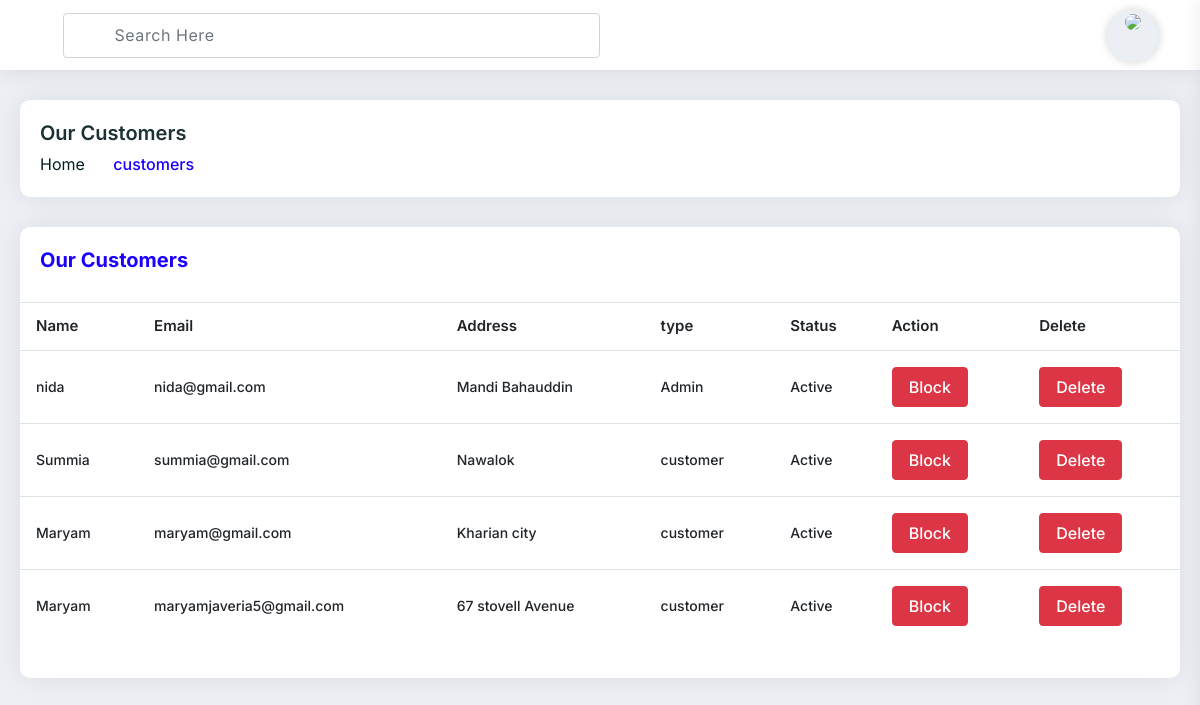
The app's page /dashboardcustomers/, older data.
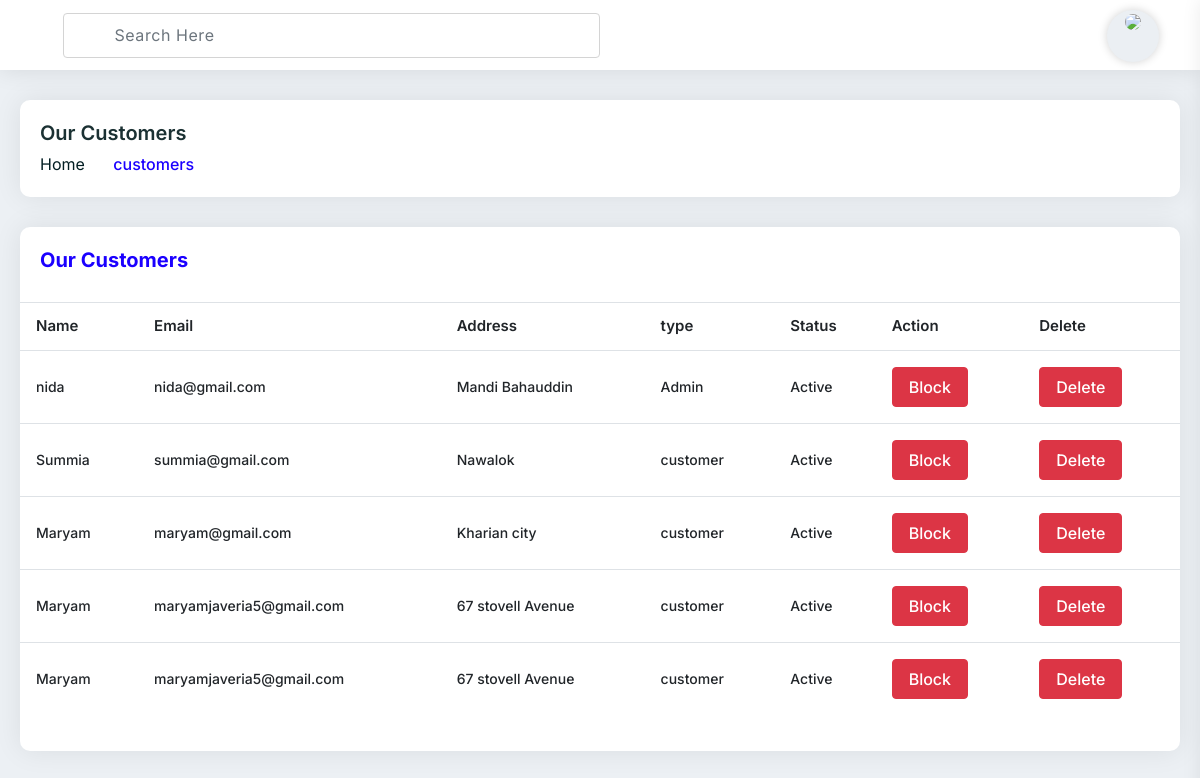
The same page, newer data.
### clientapp/models.py (models this page shows, shortened)
class User(models.Model):
    fullname=models.TextField(max_length=100)
    email=models.EmailField(max_length=100)
    password=models.CharField(max_length=100)
    address=models.CharField(max_length=200)
    image=models.FileField(upload_to="upload/profile",default="abc")
    type=models.CharField(max_length=100 , default="customer")
    status=models.CharField(max_length=100,default="Active")

### AdminApp/views.py (the view)
# urls.py: path('dashboardcustomers/',dashboardcustomers,name="dashboardcustomers"),
def dashboardcustomers(request):
    user=User.objects.all()
    return render(request,"customers.html",{"user":user})

### clientapp/context_processor.py (called while the page is built)
def user_profile_image(request):
    user = None
    if 'id' in request.session:
        try:
            user = User.objects.get(id=request.session['id'])
        except User.DoesNotExist:
            pass
    return {'user': user}

### AdminApp/templates/customers.html (shortened to what this page needs)
{% extends "dashboardheader.html" %}
{% load static %}
{% block start %}
<div class="main-container">
    <div class="pd-ltr-20 xs-pd-20-10">
        <div class="min-height-200px">
            <div class="page-header">
                <div class="row">
                    <div class="col-md-6 col-sm-12">
                        <div class="title">
                            <h4>Our Customers</h4>
                        </div>
                        <nav aria-label="breadcrumb" role="navigation">
                            <ol class="breadcrumb">
                                <li class="breadcrumb-item"><a href="/dashboard/">Home</a></li>
                                <li class="breadcrumb-item active" aria-current="page">customers</li>
                            </ol>
                        </nav>
                    </div>
                </div>
            </div>
            <div class="card-box mb-30">
                <div class="pd-20">
                    <h4 class="text-blue h4">Our Customers</h4>
                </div>
                <div class="pb-20">
                    <table class="table hover multiple-select-row data-table-export nowrap">
                        <thead>
                            <tr>
                                <th class="table-plus datatable-nosort">Name</th>
                                <th>Email</th>
                                <th>Address</th>
                                <th>type</th>
                                <th>Status</th>
                                <th>Action</th>
                                <th>Delete</th>
                            </tr>
                        </thead>
                        <tbody>
                            {% for items in user %}
                            <tr>
                                <td class="table-plus">{{items.fullname}}</td>
                                <td>{{items.email}}</td>
                                <td>{{items.address}}</td>
                                <td>{{items.type}}</td>
                                <td>{{items.status}}</td>
                                <td>
                                    {% if items.status == "Active" %}
                                    <a href="/UpdateRecords/{{ items.id }}" class="btn btn-danger">Block</a>
                                    {% else %}
                                    <a href="/UpdateRecords/{{ items.id }}" class="btn btn-success">Active Now</a>
                                    {% endif %}
                                </td>
                                <td>
                                    <a href="/deleteUser/{{ items.id }}" class="btn btn-danger">Delete</a>
                                </td>
                            </tr>
                            {% endfor %}
                        </tbody>
                    </table>
                </div>
            </div>
        </div>
    </div>
</div>
{% endblock %}

Row changes from the older to the newer data that the page shows:
added User: fullname "Maryam", email "maryamjaveria5@gmail.com", address "67 stovell Avenue", type "customer", status "Active"
